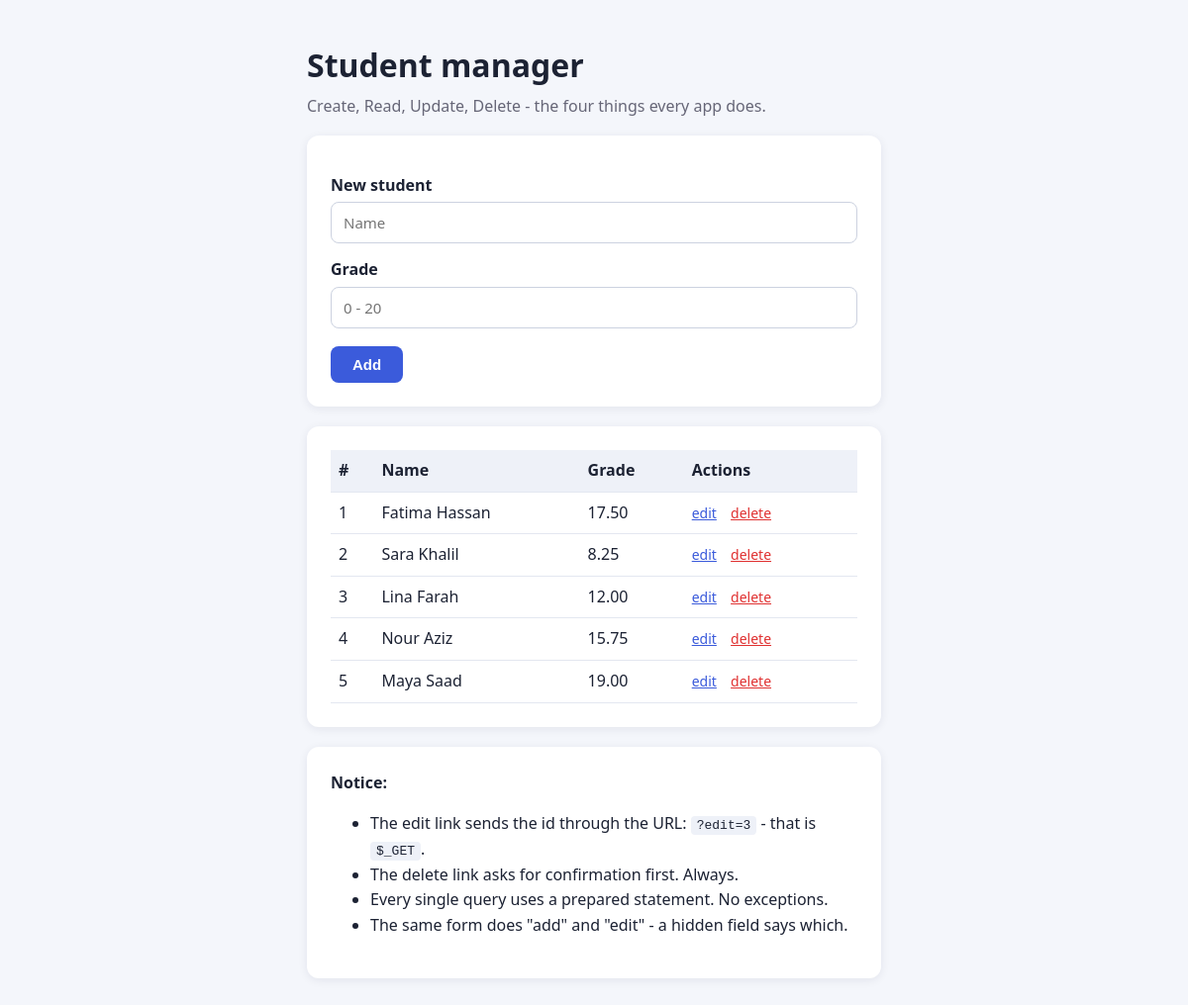
/09-mysql/04-crud.php, run on the app's committed database.
### tables this page shows
CREATE TABLE students (
    id       INT AUTO_INCREMENT PRIMARY KEY,
    name     VARCHAR(100) NOT NULL,
    email    VARCHAR(100),
    major    VARCHAR(60),
    grade    DECIMAL(4,2),
    created  DATETIME DEFAULT CURRENT_TIMESTAMP
);

### 09-mysql/04-crud.php (the view, shortened to what this page needs)
<?php
require "db.php";
$editing = null;
$students = mysqli_query($conn, "SELECT * FROM students ORDER BY id");
?>
<!DOCTYPE html>
<html lang="en">
<head><meta charset="UTF-8"><title>CRUD</title>
<link rel="stylesheet" href="../08-forms/style.css">
</head>
<body>
<h1>Student manager</h1>
<p class="sub">Create, Read, Update, Delete - the four things every app does.</p>
<form method="post">
    <label for="name"><?= $editing ? "Edit student #" . $editing["id"] : "New student" ?></label>
    <input type="text" id="name" name="name" placeholder="Name"
           value="<?= $editing ? htmlspecialchars($editing["name"]) : "" ?>">
    <label for="grade">Grade</label>
    <input type="text" id="grade" name="grade" placeholder="0 - 20"
           value="<?= $editing ? $editing["grade"] : "" ?>">
    <button type="submit"><?= $editing ? "Update" : "Add" ?></button>
</form>
<div class="card">
<table>
    <tr><th>#</th><th>Name</th><th>Grade</th><th>Actions</th></tr>
    <?php while ($s = mysqli_fetch_assoc($students)): ?>
        <tr>
            <td><?= $s["id"] ?></td>
            <td><?= htmlspecialchars($s["name"]) ?></td>
            <td><?= $s["grade"] ?></td>
            <td class="actions">
                <a href="?edit=<?= $s["id"] ?>">edit</a>
                <a class="danger" href="?delete=<?= $s["id"] ?>"
                   onclick="return confirm('Delete this student?')">delete</a>
            </td>
        </tr>
    <?php endwhile; ?>
</table>
</div>
<div class="card">
    <strong>Notice:</strong>
    <ul>
        <li>The edit link sends the id through the URL: <code>?edit=3</code> - that is <code>$_GET</code>.</li>
        <li>The delete link asks for confirmation first. Always.</li>
        <li>Every single query uses a prepared statement. No exceptions.</li>
        <li>The same form does "add" and "edit" - a hidden field says which.</li>
    </ul>
</div>
</body>
</html>

### 08-forms/style.css (style rules this page uses)
* { box-sizing: border-box; }
body { font-family: system-ui, "Segoe UI", sans-serif; background: #f4f6fb; color: #1c2233; max-width: 620px; margin: 40px auto; padding: 0 20px; line-height: 1.6; }
h1 { margin-bottom: 4px; }
.sub { color: #667; margin-top: 0; }
form, .card { background: #fff; padding: 24px; border-radius: 12px; box-shadow: 0 2px 10px rgba(20,30,60,.08); margin-bottom: 20px; }
label { display: block; font-weight: 600; margin-top: 14px; margin-bottom: 4px; }
input[type=text], input[type=email], input[type=password], input[type=number], select, textarea { width: 100%; padding: 10px 12px; border: 1px solid #ccd2e0; border-radius: 8px; font-size: 15px; font-family: inherit; }
button { margin-top: 18px; padding: 10px 22px; border: 0; border-radius: 8px; background: #3b5bdb; color: #fff; font-size: 15px; font-weight: 600; cursor: pointer; }
code { background: #eef1f8; padding: 2px 6px; border-radius: 4px; }
a { color: #3b5bdb; }

### 09-mysql/04-crud.php (style rules this page uses)
table { width: 100%; border-collapse: collapse; }
th, td { text-align: left; padding: 8px; border-bottom: 1px solid #e3e7f0; }
th { background: #eef1f8; }
.actions a { margin-right: 10px; font-size: 14px; }
.danger { color: #e03131; }

### data on the page
students: id "1", name "Fatima Hassan", grade "17.50"
students: id "2", name "Sara Khalil", grade "8.25"
students: id "3", name "Lina Farah", grade "12.00"
students: id "4", name "Nour Aziz", grade "15.75"
students: id "5", name "Maya Saad", grade "19.00"
